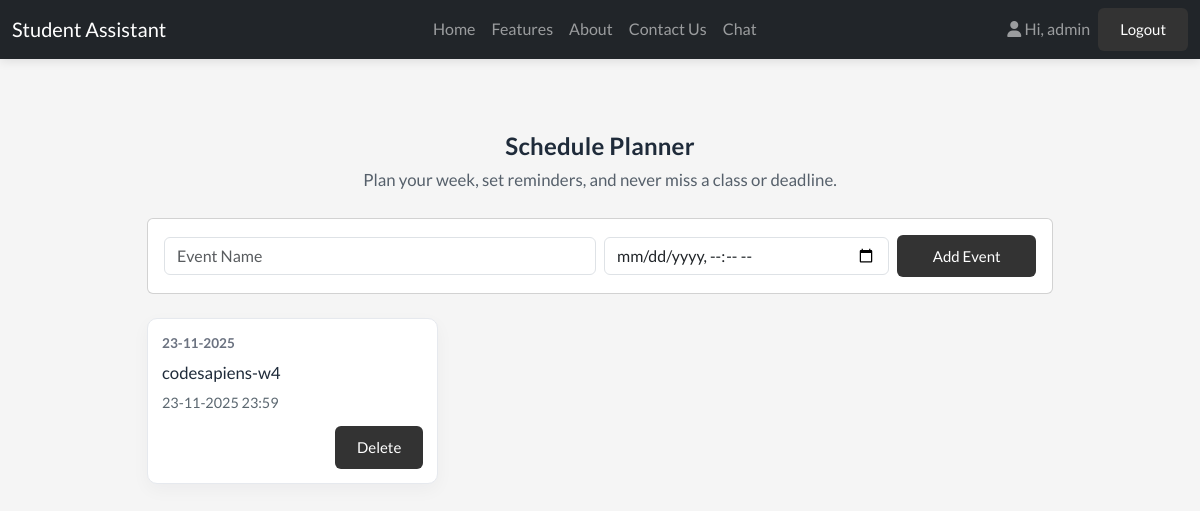
The page /schedule-planner (signed in) on the database its author committed.
### tables this page shows
CREATE TABLE schedule_events (
            id INTEGER PRIMARY KEY AUTOINCREMENT,
            user_id INTEGER,
            name TEXT NOT NULL,
            time TEXT NOT NULL,
            FOREIGN KEY(user_id) REFERENCES users(id)
        );

### student_assistant-updated/app.py (the view, shortened to what this page needs)
@app.route('/schedule-planner', methods=['GET', 'POST'])
@login_required
def schedule_planner():
    if 'user_id' not in session:
        flash('Please sign in to use this feature.', 'error')
        return redirect('/signin')
    user_id = session['user_id']
    conn = get_conn()
    c = conn.cursor()
    c.execute("SELECT * FROM schedule_events WHERE user_id=?", (user_id,))
    events = c.fetchall()
    conn.close()
    def _format_time(t):
        if not t:
            return ''
        try:
            if 'T' in t:
                dt = datetime.fromisoformat(t)
            else:
                dt = datetime.fromisoformat(t)
            return dt.strftime('%d-%m-%Y %H:%M')
        except Exception:
            try:
                dt = datetime.strptime(t, '%Y-%m-%d %H:%M:%S')
                return dt.strftime('%d-%m-%Y %H:%M')
            except Exception:
                return t
    rendered_events = []
    for e in events:
        time_raw = e[3]
        rendered_events.append({'id': e[0], 'name': e[2], 'time': time_raw, 'formatted_time': _format_time(time_raw)})
    return render_template('schedule-planner.html', events=rendered_events)

### student_assistant-updated/app.py (called while the page is built)
@app.after_request
def set_security_headers(response):
    response.headers['X-Content-Type-Options'] = 'nosniff'
    response.headers['X-Frame-Options'] = 'DENY'
    response.headers['Referrer-Policy'] = 'no-referrer-when-downgrade'
    return response

def get_conn():
    return sqlite3.connect(DB_PATH)

def login_required(fn):
    from functools import wraps
    @wraps(fn)
    def wrapper(*args, **kwargs):
        if 'user_id' not in session:
            flash('Please sign in to access that feature.', 'error')
            return redirect('/signin')
        return fn(*args, **kwargs)
    return wrapper

### student_assistant-updated/templates/schedule-planner.html (shortened to what this page needs)
{% extends "base.html" %}
{% block content %}
<div class="container py-5">
  <div class="text-center mb-4">
    <h1 class="page-subheader">Schedule Planner</h1>
    <p class="sublead">Plan your week, set reminders, and never miss a class or deadline.</p>
  </div>
  <div class="row justify-content-center">
    <div class="col-12 col-lg-10">
      <div class="card mb-4">
        <div class="card-body">
          <form id="add-event-form" class="row gx-2 gy-2 align-items-center">
            <div class="col-12 col-md-6">
              <input type="text" id="event-name" class="form-control" placeholder="Event Name" required>
            </div>
            <div class="col-12 col-md-4">
              <input type="datetime-local" id="event-time" class="form-control" required>
            </div>
            <div class="col-12 col-md-2 d-grid">
              <button type="submit" class="btn btn-primary">Add Event</button>
            </div>
          </form>
        </div>
      </div>
      <div id="event-grid" class="schedule-grid">
        {% for event in events %}
        <div class="event-card" id="event-{{ event.id }}">
          <div class="event-date">{{ event.formatted_time.split(' ')[0] if event.formatted_time else '' }}</div>
          <div class="event-body">
            <h5 class="event-title">{{ event.name }}</h5>
            <div class="event-time">{{ event.formatted_time or event.time }}</div>
          </div>
          <div class="event-actions">
            <button class="btn btn-sm btn-outline-danger" onclick="deleteEvent({{ event.id }})">Delete</button>
          </div>
        </div>
        {% endfor %}
      </div>
    </div>
  </div>
</div>
{% endblock %}

### student_assistant-updated/static/style.css (style rules this page uses)
* { margin: 0; padding: 0; box-sizing: border-box; font-family: 'Lato', sans-serif; }
body { background: #f5f5f5; font-family: 'Lato', sans-serif; color: #333; line-height: 1.6; padding-top: 60px; }
h1, h2, h3, h4, h5, h6 { color: #222; margin-bottom: 0.75em; margin-top: 1em; }
p { margin-bottom: 1em; }
.btn { padding: 10px 22px; background: #333; color: #fff; border: none; border-radius: 6px; cursor: pointer; text-decoration: none; font-size: 15px; transition: all 0.2s ease; }
.schedule-grid { display: grid; grid-template-columns: repeat(auto-fill, minmax(240px, 1fr)); gap: 16px; }
.event-card { background: #fff; border: 1px solid #e6e9ee; border-radius: 10px; padding: 14px; display: flex; flex-direction: column; justify-content: space-between; box-shadow: 0 6px 18px rgba(20,30,45,0.04); }
.event-date { font-size: 0.85rem; color: #6b7280; font-weight: 600; margin-bottom: 8px; }
.event-title { font-size: 1.05rem; margin: 0; color: #1f2b3a; }
.event-time { font-size: 0.9rem; color: #5b6770; margin-top: 8px; }
.event-actions { margin-top: 12px; display:flex; justify-content:flex-end; }
.page-subheader { font-size: 1.35rem; font-weight: 700; color: #1f2b3a; margin: 0 0 6px 0; letter-spacing: 0.2px; }
.sublead { color: #56606b; margin-bottom: 0.5rem; font-size: 1rem; }
@media (min-width: 1200px) { .page-subheader { font-size: 1.5rem; } }
@media (min-width: 1200px) { .sublead { font-size: 1.05rem; } }

### rows shown on the page
schedule_events: formatted_time "23-11-2025", name "codesapiens-w4", formatted_time "23-11-2025 23:59"

### other values the page prints
{{ session['user'] }} "admin"
